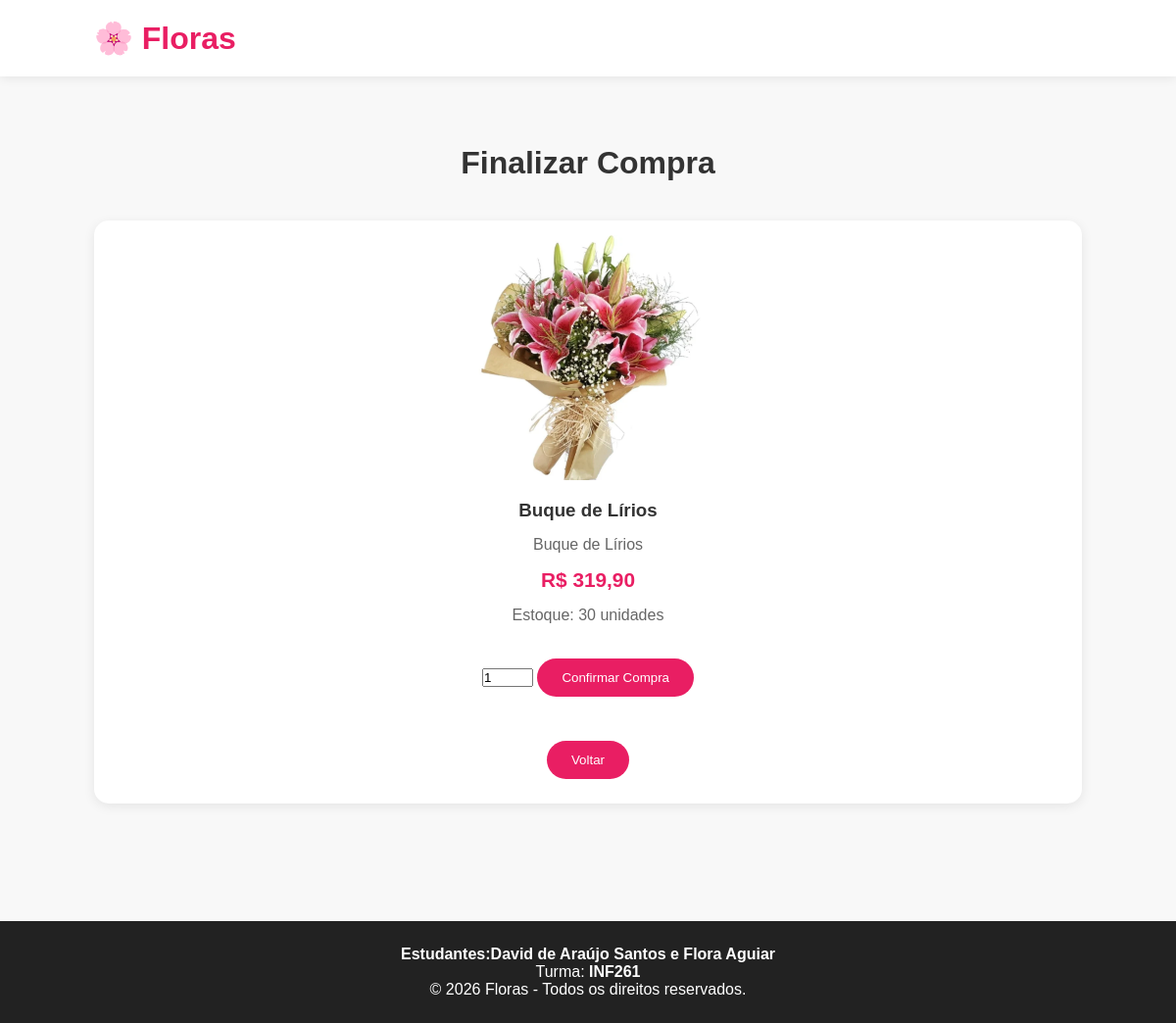
Screenshot of /comprar.php?id=11 (signed in) with the database file from the repository.
### tables this page shows
CREATE TABLE `produtos` (
  `id` int(11) NOT NULL,
  `nome` varchar(100) DEFAULT NULL,
  `descricao` varchar(255) DEFAULT NULL,
  `preco` decimal(10,2) DEFAULT NULL,
  `imagem` varchar(255) DEFAULT NULL,
  `quantidade` int(11) NOT NULL DEFAULT 0
);

### comprar.php (the view, shortened to what this page needs)
<?php
include("conexao.php");
$id = intval($_GET["id"]);
$sql = "SELECT * FROM produtos WHERE id=$id";
$resultado = mysqli_query($conexao, $sql);
$produto = mysqli_fetch_assoc($resultado);
?>
<!DOCTYPE html>
<html lang="pt-BR">
<head>
  <link rel="stylesheet" href="css/style.css">
</head>
<body>
  <header>
    <div class="logo">
      <h1>🌸 Floras</h1>
    </div>
  </header>
  <main>
    <section class="produtos">
      <h2>Finalizar Compra</h2>
      <div class="grid-produtos">
        <div class="produto">
          <img src="uploads/<?php echo $produto["imagem"]; ?>" alt="<?php echo $produto["nome"]; ?>">
          <h3><?php echo $produto["nome"]; ?></h3>
          <p><?php echo $produto["descricao"]; ?></p>
          <span>
            R$ <?php echo number_format($produto["preco"], 2, ",", "."); ?>
          </span>
          <p>Estoque: <?php echo $produto["quantidade"]; ?> unidades</p>
          <?php if ($produto["quantidade"] > 0) { ?>
            <form action="finalizar_compra.php" method="POST">
              <input type="number"
                name="quantidade"
                min="1"
                max="<?php echo $produto["quantidade"]; ?>"
                value="1"
                required>
              <button type="submit">Confirmar Compra</button> <br>
              <button href="index.php">Voltar</button>
            </form>
          <?php } else { ?>
            <button disabled>Esgotado</button>
          <?php } ?>
        </div>
      </div>
    </section>
  </main>
  <footer>
    <p><b>Estudantes:David de Araújo Santos e Flora Aguiar</b></p>
    <p>Turma: <b> INF261</b></p>
    <p>&copy; 2026 Floras - Todos os direitos reservados.</p>
  </footer>
</body>
</html>

### css/style.css (style rules this page uses)
* { margin: 0; padding: 0; box-sizing: border-box; }
body { font-family: Arial, Helvetica, sans-serif; background-color: #f8f8f8; color: #333; }
header { background-color: #ffffff; padding: 20px 8%; display: flex; justify-content: space-between; align-items: center; box-shadow: 0 2px 10px rgba(0, 0, 0, 0.08); position: sticky; top: 0; }
.logo h1 { color: #e91e63; font-size: 2rem; }
html { scroll-behavior: smooth; }
.produtos { padding: 70px 8%; }
.produtos h2 { text-align: center; margin-bottom: 40px; font-size: 2rem; }
.grid-produtos { display: grid; grid-template-columns: repeat(auto-fit, minmax(280px, 1fr)); gap: 30px; }
.produto { background-color: white; border-radius: 15px; overflow: hidden; text-align: center; box-shadow: 0 3px 12px rgba(0, 0, 0, 0.08); transition: 0.3s; }
.produto img { width: 250px; height: 250px; object-fit: cover; display: block; margin: 15px auto; }
.produto h3 { margin-top: 20px; }
.produto p { margin: 15px 0; color: #666; }
.produto span { display: block; font-size: 1.3rem; color: #e91e63; font-weight: bold; }
.produto button { margin: 20px 0 25px; border: none; background-color: #e91e63; color: white; padding: 12px 25px; border-radius: 30px; cursor: pointer; transition: 0.3s; }
footer { background-color: #222; color: white; text-align: center; padding: 25px; margin-top: 50px; }

### rows the page displays
produtos: imagem (picture), nome "Buque de Lírios", descricao "Buque de Lírios", preco "319,90", quantidade "30"
